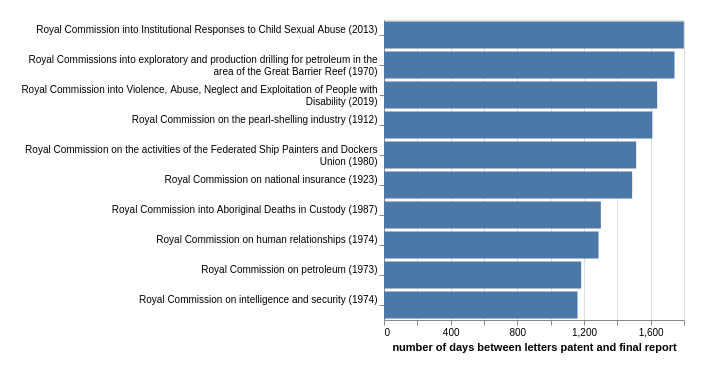
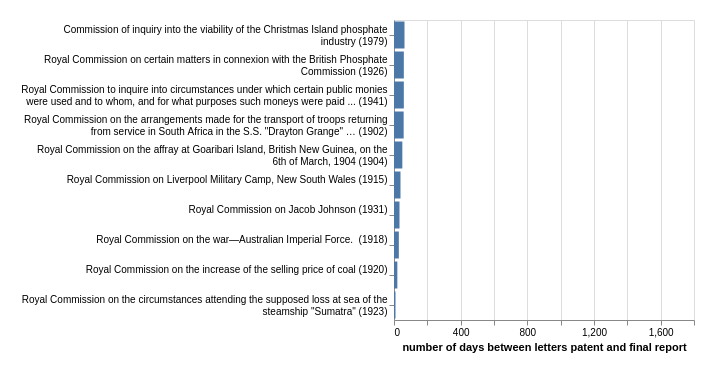

These figures' notebook cell, in order:
### Code cell
#| column: page-inset
#| label: fig-days-royalcommissions
#| layout-nrows: 2
#| fig-cap: Time taken by Royal Commissions
#| fig-subcap:
#|   - "Ten slowest"
#|   - "Ten fastest"

slowest = df_rc.sort_values("days", ascending=False)[:10]
fastest = df_rc.sort_values("days", ascending=True)[:10]
chart_base = (
    alt.Chart()
    .mark_bar()
    .encode(
        y=alt.Y("label:N")
        .axis(labelLimit=0, labelBaseline="bottom")
        .sort("-x")
        .title(None),
        x=alt.X("days:Q")
        .scale(domain=(0, 1800))
        .title("number of days between letters patent and final report"),
    )
    .properties(width="container", height=alt.Step(30), padding=20)
)

chart_slowest = chart_base.copy()
chart_slowest.data = slowest

chart_fastest = chart_base.copy()
chart_fastest.data = fastest
display(chart_slowest, chart_fastest)

### Figure 1 — Vega-Lite specification as saved in the notebook (floating-point values rounded to 4 significant figures)
{"config": {"view": {"continuousWidth": 300, "continuousHeight": 300}}, "data": {"name": "data-f97f8a12de0d544acf0fd0c66e82640b"}, "mark": {"type": "bar"}, "encoding": {"x": {"field": "days", "scale": {"domain": [0, 1800]}, "title": "number of days between letters patent and final report", "type": "quantitative"}, "y": {"axis": {"labelLimit": 0, "labelBaseline": "bottom"}, "field": "label", "sort": "-x", "title": null, "type": "nominal"}}, "height": {"step": 30}, "padding": 20, "width": "container", "$schema": "https://vega.github.io/schema/vega-lite/v6.4.1.json", "datasets": {"data-f97f8a12de0d544acf0fd0c66e82640b": [{"$id": 358, "Id": 43, "Title": "Royal Commission into Institutional Responses to Child Sexual Abuse", "DateLettersPatent": "2013-01-11T00:00:00", "DateFinalReportPresented": "2017-12-15T00:00:00", "GovernmentResponse": "https://parlinfo.aph.gov.au/parlInfo/search/display/display.w3p;query=Id%3A%22media%2Fpressrel%2F5697209%22", "RoyalCommissionReports": [{"$id": "359", "Id": 68, "RoyalCommissionId": 43, "Link": "https://parlinfo.aph.gov.au/parlInfo/search/display/display.w3p;query=Id%3A%22publications%2Ftabledpapers%2F14c7e21f-0674-4170-9473-5668ff5d5e45%22", "Part": 6}, {"$id": "360", "Id": 69, "RoyalCommissionId": 43, "Link": "https://parlinfo.aph.gov.au/parlInfo/search/display/display.w3p;query=Id%3A%22publications%2Ftabledpapers%2Fde946a65-ad28-4fea-ba2e-29a84501fa41%22", "Part": 7}, {"$id": "361", "Id": 70, "RoyalCommissionId": 43, "Link": "https://parlinfo.aph.gov.au/parlInfo/search/display/display.w3p;query=Id%3A%22publications%2Ftabledpapers%2F7f1bea2b-7aaa-421f-ae89-d7488c51d336%22", "Part": 8}, {"$id": "362", "Id": 71, "RoyalCommissionId": 43, "Link": "https://parlinfo.aph.gov.au/parlInfo/search/display/display.w3p;query=Id%3A%22publications%2Ftabledpapers%2F40bfdfe5-9757-4b5b-a74e-ad714b609e6d%22", "Part": 9}, {"$id": "363", "Id": 72, "RoyalCommissionId": 43, "Link": "https://parlinfo.aph.gov.au/parlInfo/search/display/display.w3p;query=Id%3A%22publications%2Ftabledpapers%2F57f19530-9729-4ca6-accd-a3e21a7f6df6%22", "Part": 10}, {"$id": "364", "Id": 73, "RoyalCommissionId": 43, "Link": "https://parlinfo.aph.gov.au/parlInfo/search/display/display.w3p;query=Id%3A%22publications%2Ftabledpapers%2Fdfbf87cf-7641-497a-b4f4-2f6fc350d0ec%22", "Part": 11}, {"$id": "365", "Id": 74, "RoyalCommissionId": 43, "Link": "https://parlinfo.aph.gov.au/parlInfo/search/display/display.w3p;query=Id%3A%22publications%2Ftabledpapers%2Fc983f640-57ec-4e53-a861-fce657b090b3%22", "Part": 12}, {"$id": "366", "Id": 75, "RoyalCommissionId": 43, "Link": "https://parlinfo.aph.gov.au/parlInfo/search/display/display.w3p;query=Id%3A%22publications%2Ftabledpapers%2F572111c3-fad9-4963-8cd5-874858bf90e6%22", "Part": 13}, {"$id": "367", "Id": 76, "RoyalCommissionId": 43, "Link": "https://parlinfo.aph.gov.au/parlInfo/search/display/display.w3p;query=Id%3A%22publications%2Ftabledpapers%2F2a8298ca-d6c1-4021-b653-2061c2f17b21%22", "Part": 14}, {"$id": "368", "Id": 77, "RoyalCommissionId": 43, "Link": "https://parlinfo.aph.gov.au/parlInfo/search/display/display.w3p;query=Id%3A%22publications%2Ftabledpapers%2F057b75f2-5995-4ac3-90a5-6a509a3eac25%22", "Part": 15}, {"$id": "369", "Id": 78, "RoyalCommissionId": 43, "Link": "https://parlinfo.aph.gov.au/parlInfo/search/display/display.w3p;query=Id%3A%22publications%2Ftabledpapers%2Fe70b6b8e-f253-4d54-a8a5-546d970882c9%22", "Part": 16}, {"$id": "370", "Id": 79, "RoyalCommissionId": 43, "Link": "https://parlinfo.aph.gov.au/parlInfo/search/display/display.w3p;query=Id%3A%22publications%2Ftabledpapers%2Fdbc7d07a-f4e2-45ed-8dfe-6cd913abc1fc%22", "Part": 17}, {"$id": "371", "Id": 80, "RoyalCommissionId": 43, "Link": "https://parlinfo.aph.gov.au/parlInfo/search/display/display.w3p;query=Id%3A%22publications%2Ftabledpapers%2F75f7e4a3-b2d1-4bf6-aace-7d6869a16dd8%22", "Part": 18}, {"$id": "372", "Id": 81, "RoyalCommissionId": 43, "Link": "https://parlinfo.aph.gov.au/parlInfo/search/display/display.w3p;query=Id%3A%22publications%2Ftabledpapers%2F748a0b12-805b-4ac1-87f9-59c39ed49cc8%22", "Part": 19}, {"$id": "373", "Id": 97, "RoyalCommissionId": 43, "Link": "https://parlinfo.aph.gov.au/parlInfo/search/display/display.w3p;query=Id%3A%22publications%2Ftabledpapers%2F135d308b-f370-435c-a6b8-0fff6feeb373%22", "Part": 5}, {"$id": "374", "Id": 99, "RoyalCommissionId": 43, "Link": "https://parlinfo.aph.gov.au/parlInfo/search/display/display.w3p;query=Id%3A%22publications%2Ftabledpapers%2Ff11a7522-486e-48a0-a54a-5096b8c2a713%22", "Part": 4}, {"$id": "375", "Id": 100, "RoyalCommissionId": 43, "Link": "https://parlinfo.aph.gov.au/parlInfo/search/display/display.w3p;query=Id%3A%22publications%2Ftabledpapers%2F134bbcab-e952-4846-9c90-cd57cbd7d27d%22", "Part": 2}, {"$id": "376", "Id": 129, "RoyalCommissionId": 43, "Link": "https://parlinfo.aph.gov.au/parlInfo/search/display/display.w3p;query=Id%3A%22publications%2Ftabledpapers%2Fef76e416-8d9d-4a4e-ad72-95603f988d09%22", "Part": 1}, {"$id": "377", "Id": 130, "RoyalCommissionId": 43, "Link": "https://parlinfo.aph.gov.au/parlInfo/search/display/display.w3p;query=Id%3A%22publications%2Ftabledpapers%2Ffe69a3f9-e50f-4ef7-add9-baf5dc6e8554%22", "Part": 3}], "party": "Labor", "days": 1799.0, "label": ["Royal Commission into Institutional Responses to Child Sexual Abuse (2013)"]}, {"$id": 203, "Id": 12, "Title": "Royal Commissions into exploratory and production drilling for petroleum in the area of the Great Barrier Reef", "DateLettersPatent": "1970-05-05T00:00:00", "DateFinalReportPresented": "1975-02-11T00:00:00", "GovernmentResponse": "https://parlinfo.aph.gov.au/parlInfo/search/display/display.w3p;query=Id%3A%22media%2Fpressrel%2FHPR10029849%22", "RoyalCommissionReports": [{"$id": "204", "Id": 211, "RoyalCommissionId": 12, "Link": "https://parlinfo.aph.gov.au/parlInfo/search/display/display.w3p;query=Id%3A%22publications%2Ftabledpapers%2FHPP032016009472%22", "Part": 1}, {"$id": "205", "Id": 212, "RoyalCommissionId": 12, "Link": "https://parlinfo.aph.gov.au/parlInfo/search/display/display.w3p;query=Id%3A%22publications%2Ftabledpapers%2FHPP032016009473%22", "Part": 2}], "party": "Non-Labor", "days": 1743.0, "label": ["Royal Commissions into exploratory and production drilling for petroleum in the", "area of the Great Barrier Reef (1970)"]}, {"$id": 399, "Id": 37, "Title": "Royal Commission into Violence, Abuse, Neglect and Exploitation of People with Disability", "DateLettersPatent": "2019-04-04T00:00:00", "DateFinalReportPresented": "2023-09-29T00:00:00", "GovernmentResponse": "https://parlinfo.aph.gov.au/parlInfo/search/display/display.w3p;query=Id%3A%22chamber%2Fhansardr%2F27173%2F0010%22", "RoyalCommissionReports": [{"$id": "400", "Id": 267, "RoyalCommissionId": 37, "Link": "https://parlinfo.aph.gov.au/parlInfo/search/display/display.w3p;query=Id%3A%22publications%2Ftabledpapers%2F13b00b52-07f0-4ce4-bdbf-f5955e47b7b1%22", "Part": 1}, {"$id": "401", "Id": 268, "RoyalCommissionId": 37, "Link": "https://parlinfo.aph.gov.au/parlInfo/search/display/display.w3p;query=Id%3A%22publications%2Ftabledpapers%2Fb89907fb-9ba7-48ef-b97b-eab22dfbad4e%22", "Part": 2}, {"$id": "402", "Id": 269, "RoyalCommissionId": 37, "Link": "https://parlinfo.aph.gov.au/parlInfo/search/display/display.w3p;query=Id%3A%22publications%2Ftabledpapers%2F0de41e4b-121f-4ce9-9e60-83745eaf7db4%22", "Part": 3}, {"$id": "403", "Id": 270, "RoyalCommissionId": 37, "Link": "https://parlinfo.aph.gov.au/parlInfo/search/display/display.w3p;query=Id%3A%22publications%2Ftabledpapers%2F701dc62a-c1d0-48b4-a2d5-f037515ceaff%22", "Part": 4}, {"$id": "404", "Id": 271, "RoyalCommissionId": 37, "Link": "https://parlinfo.aph.gov.au/parlInfo/search/display/display.w3p;query=Id%3A%22publications%2Ftabledpapers%2F37654671-4acf-4a05-97b8-3b94036ab6ca%22", "Part": 5}, {"$id": "405", "Id": 272, "RoyalCommissionId": 37, "Link": "https://parlinfo.aph.gov.au/parlInfo/search/display/display.w3p;query=Id%3A%22publications%2Ftabledpapers%2F0e343d73-89ea-498f-bf55-540f902fc4c6%22", "Part": 6}, {"$id": "406", "Id": 273, "RoyalCommissionId": 37, "Link": "https://parlinfo.aph.gov.au/parlInfo/search/display/display.w3p;query=Id%3A%22publications%2Ftabledpapers%2F07941ef2-3465-4f1c-a2b6-95493843c904%22", "Part": 7}, {"$id": "407", "Id": 274, "RoyalCommissionId": 37, "Link": "https://parlinfo.aph.gov.au/parlInfo/search/display/display.w3p;query=Id%3A%22publications%2Ftabledpapers%2F3bb907ea-cb77-4e6a-9783-c7e34536b01b%22", "Part": 8}, {"$id": "408", "Id": 275, "RoyalCommissionId": 37, "Link": "https://parlinfo.aph.gov.au/parlInfo/search/display/display.w3p;query=Id%3A%22publications%2Ftabledpapers%2F5baff1d9-3302-41e8-b8e7-1bf35f43c2a4%22", "Part": 9}, {"$id": "409", "Id": 276, "RoyalCommissionId": 37, "Link": "https://parlinfo.aph.gov.au/parlInfo/search/display/display.w3p;query=Id%3A%22publications%2Ftabledpapers%2F71b472c3-8d7e-4ae3-9cdd-a3ad56ecb8b5%22", "Part": 10}, {"$id": "410", "Id": 277, "RoyalCommissionId": 37, "Link": "https://parlinfo.aph.gov.au/parlInfo/search/display/display.w3p;query=Id%3A%22publications%2Ftabledpapers%2F926e7b1f-a181-4d1c-9111-87a3545ddace%22", "Part": 11}, {"$id": "411", "Id": 278, "RoyalCommissionId": 37, "Link": "https://parlinfo.aph.gov.au/parlInfo/search/display/display.w3p;query=Id%3A%22publications%2Ftabledpapers%2F72c51f91-f1a8-42d4-a0f4-c7ef986de463%22", "Part": 12}], "party": "Non-Labor", "days": 1639.0, "label": ["Royal Commission into Violence, Abuse, Neglect and Exploitation of People with", "Disability (2019)"]}, {"$id": 39, "Id": 85, "Title": "Royal Commission on the pearl-shelling industry", "DateLettersPatent": "1912-04-03T00:00:00", "DateFinalReportPresented": "1916-08-30T00:00:00", "GovernmentResponse": null, "RoyalCommissionReports": [{"$id": "40", "Id": 186, "RoyalCommissionId": 85, "Link": "https://parlinfo.aph.gov.au/parlInfo/search/display/display.w3p;query=Id%3A%22publications%2Ftabledpapers%2FHPP052016003594%22", "Part": 1}], "party": "Labor", "days": 1610.0, "label": ["Royal Commission on the pearl-shelling industry (1912)"]}, {"$id": 264, "Id": 57, "Title": "Royal Commission on the activities of the Federated Ship Painters and Dockers Union", "DateLettersPatent": "1980-09-10T00:00:00", "DateFinalReportPresented": "1984-11-01T00:00:00", "GovernmentResponse": "https://parlinfo.aph.gov.au/parlInfo/search/display/display.w3p;query=Id%3A%22media%2Fpressrel%2FHPR09010614%22", "RoyalCommissionReports": [{"$id": "265", "Id": 56, "RoyalCommissionId": 57, "Link": "https://parlinfo.aph.gov.au/parlInfo/search/display/display.w3p;query=Id%3A%22publications%2Ftabledpapers%2FHPP032016007890%22", "Part": 1}, {"$id": "266", "Id": 57, "RoyalCommissionId": 57, "Link": "https://parlinfo.aph.gov.au/parlInfo/search/display/display.w3p;query=Id%3A%22publications%2Ftabledpapers%2FHPP032016007891%22", "Part": 2}, {"$id": "267", "Id": 58, "RoyalCommissionId": 57, "Link": "https://parlinfo.aph.gov.au/parlInfo/search/display/display.w3p;query=Id%3A%22publications%2Ftabledpapers%2FHPP032016007891%22", "Part": 3}, {"$id": "268", "Id": 59, "RoyalCommissionId": 57, "Link": "https://parlinfo.aph.gov.au/parlInfo/search/display/display.w3p;query=Id%3A%22publications%2Ftabledpapers%2FHPP032016007893%22", "Part": 4}, {"$id": "269", "Id": 60, "RoyalCommissionId": 57, "Link": "https://parlinfo.aph.gov.au/parlInfo/search/display/display.w3p;query=Id%3A%22publications%2Ftabledpapers%2FHPP032016007894%22", "Part": 5}, {"$id": "270", "Id": 61, "RoyalCommissionId": 57, "Link": "https://parlinfo.aph.gov.au/parlInfo/search/display/display.w3p;query=Id%3A%22publications%2Ftabledpapers%2FHPP032016007895%22", "Part": 6}], "party": "Non-Labor", "days": 1513.0, "label": ["Royal Commission on the activities of the Federated Ship Painters and Dockers", "Union (1980)"]}, {"$id": 114, "Id": 120, "Title": "Royal Commission on national insurance", "DateLettersPatent": "1923-09-07T00:00:00", "DateFinalReportPresented": "1927-10-05T00:00:00", "GovernmentResponse": "https://parlinfo.aph.gov.au/parlInfo/search/display/display.w3p;query=Id%3A%22hansard80%2Fhansardr80%2F1928-09-14%2F0045%22", "RoyalCommissionReports": [{"$id": "115", "Id": 230, "RoyalCommissionId": 120, "Link": "https://parlinfo.aph.gov.au/parlInfo/search/display/display.w3p;query=Id%3A%22publications%2Ftabledpapers%2FHPP052016005321%22", "Part": 1}], "party": "Non-Labor", "days": 1489.0, "label": ["Royal Commission on national insurance (1923)"]}, {"$id": 309, "Id": 52, "Title": "Royal Commission into Aboriginal Deaths in Custody", "DateLettersPatent": "1987-10-16T00:00:00", "DateFinalReportPresented": "1991-05-09T00:00:00", "GovernmentResponse": "https://parlinfo.aph.gov.au/parlInfo/search/display/display.w3p;query=Id%3A%22media%2Fpressrel%2F2015HNC08096636%22", "RoyalCommissionReports": [{"$id": "310", "Id": 23, "RoyalCommissionId": 52, "Link": "https://parlinfo.aph.gov.au/parlInfo/search/display/display.w3p;query=Id%3A%22publications%2Ftabledpapers%2FHPP032016008950%22", "Part": 1}, {"$id": "311", "Id": 24, "RoyalCommissionId": 52, "Link": "https://parlinfo.aph.gov.au/parlInfo/search/display/display.w3p;query=Id%3A%22publications%2Ftabledpapers%2FHPP032016008951%22", "Part": 2}, {"$id": "312", "Id": 25, "RoyalCommissionId": 52, "Link": "https://parlinfo.aph.gov.au/parlInfo/search/display/display.w3p;query=Id%3A%22publications%2Ftabledpapers%2FHPP032016008952%22", "Part": 3}, {"$id": "313", "Id": 26, "RoyalCommissionId": 52, "Link": "https://parlinfo.aph.gov.au/parlInfo/search/display/display.w3p;query=Id%3A%22publications%2Ftabledpapers%2FHPP032016008953%22", "Part": 4}, {"$id": "314", "Id": 27, "RoyalCommissionId": 52, "Link": "https://parlinfo.aph.gov.au/parlInfo/search/display/display.w3p;query=Id%3A%22publications%2Ftabledpapers%2FHPP032016008896%22", "Part": 5}], "party": "Labor", "days": 1301.0, "label": ["Royal Commission into Aboriginal Deaths in Custody (1987)"]}, {"$id": 242, "Id": 3, "Title": "Royal Commission on human relationships", "DateLettersPatent": "1974-08-21T00:00:00", "DateFinalReportPresented": "1978-02-28T00:00:00", "GovernmentResponse": "https://parlinfo.aph.gov.au/parlInfo/search/display/display.w3p;query=Id%3A%22hansard80%2Fhansardr80%2F1978-03-02%2F0015%22", "RoyalCommissionReports": [{"$id": "243", "Id": 37, "RoyalCommissionId": 3, "Link": "https://parlinfo.aph.gov.au/parlInfo/search/display/display.w3p;query=Id%3A%22library%2Flcatalog%2F10036814%22", "Part": 1}], "party": "Labor", "days": 1287.0, "label": ["Royal Commission on human relationships (1974)"]}, {"$id": 215, "Id": 8, "Title": "Royal Commission on petroleum", "DateLettersPatent": "1973-09-12T00:00:00", "DateFinalReportPresented": "1976-12-08T00:00:00", "GovernmentResponse": "https://parlinfo.aph.gov.au/parlInfo/search/display/display.w3p;query=Id%3A%22hansard80%2Fhansardr80%2F1977-08-16%2F0128%22", "RoyalCommissionReports": [{"$id": "216", "Id": 219, "RoyalCommissionId": 8, "Link": "https://parlinfo.aph.gov.au/parlInfo/search/display/display.w3p;query=Id%3A%22publications%2Ftabledpapers%2FHPP032016009472%22", "Part": 1}, {"$id": "217", "Id": 220, "RoyalCommissionId": 8, "Link": "https://parlinfo.aph.gov.au/parlInfo/search/display/display.w3p;query=Id%3A%22publications%2Ftabledpapers%2FHPP032016009474%22", "Part": 2}, {"$id": "218", "Id": 221, "RoyalCommissionId": 8, "Link": "https://parlinfo.aph.gov.au/parlInfo/search/display/display.w3p;query=Id%3A%22publications%2Ftabledpapers%2FHPP032016009473%22", "Part": 3}, {"$id": "219", "Id": 222, "RoyalCommissionId": 8, "Link": "https://parlinfo.aph.gov.au/parlInfo/search/display/display.w3p;query=Id%3A%22publications%2Ftabledpapers%2FHPP032016009471%22", "Part": 4}, {"$id": "220", "Id": 223, "RoyalCommissionId": 8, "Link": "https://parlinfo.aph.gov.au/parlInfo/search/display/display.w3p;query=Id%3A%22publications%2Ftabledpapers%2FHPP032016003014%22", "Part": 5}, {"$id": "221", "Id": 224, "RoyalCommissionId": 8, "Link": "https://parlinfo.aph.gov.au/parlInfo/search/display/display.w3p;query=Id%3A%22publications%2Ftabledpapers%2FHPP032016003016%22", "Part": 6}, {"$id": "222", "Id": 225, "RoyalCommissionId": 8, "Link": "https://parlinfo.aph.gov.au/parlInfo/search/display/display.w3p;query=Id%3A%22publications%2Ftabledpapers%2FHPP032016003015%22", "Part": 7}], "party": "Labor", "days": 1183.0, "label": ["Royal Commission on petroleum (1973)"]}, {"$id": 236, "Id": 2, "Title": "Royal Commission on intelligence and security", "DateLettersPatent": "1974-08-21T00:00:00", "DateFinalReportPresented": "1977-10-25T00:00:00", "GovernmentResponse": "https://parlinfo.aph.gov.au/parlInfo/search/display/display.w3p;query=Id%3A%22hansard80%2Fhansardr80%2F1977-10-25%2F0064%22", "RoyalCommissionReports": [{"$id": "237", "Id": 38, "RoyalCommissionId": 2, "Link": "https://parlinfo.aph.gov.au/parlInfo/search/display/display.w3p;query=Id%3A%22publications%2Ftabledpapers%2FHPP052016002231%22", "Part": 1}, {"$id": "238", "Id": 39, "RoyalCommissionId": 2, "Link": "https://parlinfo.aph.gov.au/parlInfo/search/display/display.w3p;query=Id%3A%22publications%2Ftabledpapers%2FHPP052016002232%22", "Part": 2}, {"$id": "239", "Id": 40, "RoyalCommissionId": 2, "Link": "https://parlinfo.aph.gov.au/parlInfo/search/display/display.w3p;query=Id%3A%22publications%2Ftabledpapers%2FHPP032016001884%22", "Part": 3}, {"$id": "240", "Id": 41, "RoyalCommissionId": 2, "Link": "https://parlinfo.aph.gov.au/parlInfo/search/display/display.w3p;query=Id%3A%22publications%2Ftabledpapers%2FHPP052016002233%22", "Part": 4}, {"$id": "241", "Id": 42, "RoyalCommissionId": 2, "Link": "https://parlinfo.aph.gov.au/parlInfo/search/display/display.w3p;query=Id%3A%22publications%2Ftabledpapers%2FHPP052016002234%22", "Part": 5}], "party": "Labor", "days": 1161.0, "label": ["Royal Commission on intelligence and security (1974)"]}]}}

### Figure 2 — Vega-Lite specification as saved in the notebook (floating-point values rounded to 4 significant figures)
{"config": {"view": {"continuousWidth": 300, "continuousHeight": 300}}, "data": {"name": "data-48c8d17cc8f8157590a7416c1610e772"}, "mark": {"type": "bar"}, "encoding": {"x": {"field": "days", "scale": {"domain": [0, 1800]}, "title": "number of days between letters patent and final report", "type": "quantitative"}, "y": {"axis": {"labelLimit": 0, "labelBaseline": "bottom"}, "field": "label", "sort": "-x", "title": null, "type": "nominal"}}, "height": {"step": 30}, "padding": 20, "width": "container", "$schema": "https://vega.github.io/schema/vega-lite/v6.4.1.json", "datasets": {"data-48c8d17cc8f8157590a7416c1610e772": [{"$id": 110, "Id": 137, "Title": "Royal Commission on the circumstances attending the supposed loss at sea of the steamship \"Sumatra\"", "DateLettersPatent": "1923-07-25T00:00:00", "DateFinalReportPresented": "1923-08-03T00:00:00", "GovernmentResponse": null, "RoyalCommissionReports": [{"$id": "111", "Id": 160, "RoyalCommissionId": 137, "Link": "https://parlinfo.aph.gov.au/parlInfo/search/display/display.w3p;query=Id%3A%22publications%2Ftabledpapers%2FHSTP0229_1923-24%22", "Part": 1}], "party": "Non-Labor", "days": 9.0, "label": ["Royal Commission on the circumstances attending the supposed loss at sea of the", "steamship \"Sumatra\" (1923)"]}, {"$id": 100, "Id": 132, "Title": "Royal Commission on the increase of the selling price of coal", "DateLettersPatent": "1920-09-30T00:00:00", "DateFinalReportPresented": "1920-10-20T00:00:00", "GovernmentResponse": null, "RoyalCommissionReports": [{"$id": "101", "Id": 155, "RoyalCommissionId": 132, "Link": "https://recordsearch.naa.gov.au/SearchNRetrieve/Interface/DetailsReports/ItemDetail.aspx?Barcode=276913&isAv=N", "Part": 1}], "party": "Non-Labor", "days": 20.0, "label": ["Royal Commission on the increase of the selling price of coal (1920)"]}, {"$id": 74, "Id": 105, "Title": "Royal Commission on the war—Australian Imperial Force. ", "DateLettersPatent": "1918-03-06T00:00:00", "DateFinalReportPresented": "1918-04-04T00:00:00", "GovernmentResponse": null, "RoyalCommissionReports": [{"$id": "75", "Id": 140, "RoyalCommissionId": 105, "Link": "https://parlinfo.aph.gov.au/parlInfo/search/display/display.w3p;query=Id%3A%22publications%2Ftabledpapers%2FHPP052016001108%22", "Part": 1}], "party": "Non-Labor", "days": 29.0, "label": ["Royal Commission on the war—Australian Imperial Force.  (1918)"]}, {"$id": 155, "Id": 19, "Title": "Royal Commission on Jacob Johnson", "DateLettersPatent": "1931-08-29T00:00:00", "DateFinalReportPresented": "1931-10-01T00:00:00", "GovernmentResponse": null, "RoyalCommissionReports": [{"$id": "156", "Id": 249, "RoyalCommissionId": 19, "Link": "https://recordsearch.naa.gov.au/SearchNRetrieve/Interface/DetailsReports/ItemDetail.aspx?Barcode=66836&isAv=N", "Part": 1}], "party": "Labor", "days": 33.0, "label": ["Royal Commission on Jacob Johnson (1931)"]}, {"$id": 57, "Id": 76, "Title": "Royal Commission on Liverpool Military Camp, New South Wales", "DateLettersPatent": "1915-07-12T00:00:00", "DateFinalReportPresented": "1915-08-20T00:00:00", "GovernmentResponse": null, "RoyalCommissionReports": [{"$id": "58", "Id": 195, "RoyalCommissionId": 76, "Link": "https://parlinfo.aph.gov.au/parlInfo/search/display/display.w3p;query=Id%3A%22publications%2Ftabledpapers%2FHPP052016004605%22", "Part": 1}], "party": "Labor", "days": 39.0, "label": ["Royal Commission on Liverpool Military Camp, New South Wales (1915)"]}, {"$id": 13, "Id": 94, "Title": "Royal Commission on the affray at Goaribari Island, British New Guinea, on the 6th of March, 1904", "DateLettersPatent": "1904-07-25T00:00:00", "DateFinalReportPresented": "1904-09-13T00:00:00", "GovernmentResponse": null, "RoyalCommissionReports": [{"$id": "14", "Id": 172, "RoyalCommissionId": 94, "Link": "https://parlinfo.aph.gov.au/parlInfo/search/display/display.w3p;query=Id%3A%22publications%2Ftabledpapers%2FHPP032016002125_2%22", "Part": 1}], "party": "Labor", "days": 50.0, "label": ["Royal Commission on the affray at Goaribari Island, British New Guinea, on the", "6th of March, 1904 (1904)"]}, {"$id": 3, "Id": 89, "Title": "Royal Commission on the arrangements made for the transport of troops returning from service in South Africa in the S.S. \"Drayton Grange\" …", "DateLettersPatent": "1902-08-12T00:00:00", "DateFinalReportPresented": "1902-10-09T00:00:00", "GovernmentResponse": "https://parlinfo.aph.gov.au/parlInfo/search/display/display.w3p;query=Id%3A%22hansard80%2Fhansardr80%2F1902-10-09%2F0048%22", "RoyalCommissionReports": [{"$id": "4", "Id": 167, "RoyalCommissionId": 89, "Link": "https://parlinfo.aph.gov.au/parlInfo/search/display/display.w3p;query=Id%3A%22publications%2Ftabledpapers%2FHPP022016000013%22", "Part": 1}], "party": "Non-Labor", "days": 58.0, "label": ["Royal Commission on the arrangements made for the transport of troops returning", "from service in South Africa in the S.S. \"Drayton Grange\" … (1902)"]}, {"$id": 133, "Id": 113, "Title": "Royal Commission on certain matters in connexion with the British Phosphate Commission", "DateLettersPatent": "1926-06-13T00:00:00", "DateFinalReportPresented": "1926-08-11T00:00:00", "GovernmentResponse": "https://parlinfo.aph.gov.au/parlInfo/search/display/display.w3p;query=Id%3A%22hansard80%2Fhansardr80%2F1926-08-11%2F0032%22", "RoyalCommissionReports": [{"$id": "134", "Id": 238, "RoyalCommissionId": 113, "Link": "https://parlinfo.aph.gov.au/parlInfo/search/display/display.w3p;query=Id%3A%22publications%2Ftabledpapers%2FHPP052016005280%22", "Part": 1}], "party": "Non-Labor", "days": 59.0, "label": ["Royal Commission on certain matters in connexion with the British Phosphate", "Commission (1926)"]}, {"$id": 182, "Id": 29, "Title": "Royal Commission to inquire into circumstances under which certain public monies were used and to whom, and for what purposes such moneys were paid ...", "DateLettersPatent": "1941-09-27T00:00:00", "DateFinalReportPresented": "1941-11-25T00:00:00", "GovernmentResponse": null, "RoyalCommissionReports": [{"$id": "183", "Id": 200, "RoyalCommissionId": 29, "Link": "https://parlinfo.aph.gov.au/parlInfo/search/display/display.w3p;query=Id%3A%22publications%2Ftabledpapers%2FHSTP03241_1940-41%22", "Part": 1}], "party": "Non-Labor", "days": 59.0, "label": ["Royal Commission to inquire into circumstances under which certain public monies", "were used and to whom, and for what purposes such moneys were paid ... (1941)"]}, {"$id": 262, "Id": 56, "Title": "Commission of inquiry into the viability of the Christmas Island phosphate industry", "DateLettersPatent": "1979-12-20T00:00:00", "DateFinalReportPresented": "1980-02-21T00:00:00", "GovernmentResponse": "https://parlinfo.aph.gov.au/parlInfo/search/display/display.w3p;query=Id%3A%22hansard80%2Fhansardr80%2F1980-02-20%2F0050%22", "RoyalCommissionReports": [{"$id": "263", "Id": 55, "RoyalCommissionId": 56, "Link": "https://parlinfo.aph.gov.au/parlInfo/search/display/display.w3p;query=Id%3A%22publications%2Ftabledpapers%2FHPP032016007272%22", "Part": 1}], "party": "Non-Labor", "days": 63.0, "label": ["Commission of inquiry into the viability of the Christmas Island phosphate", "industry (1979)"]}]}}
